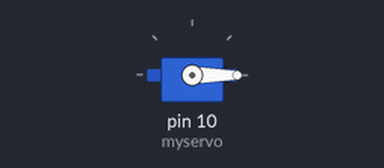
The sketch below on a simulated Arduino Uno, built with avr-gcc and run on an emulated ATmega328P. Parts: servo.

Above: at 0.05 s.
At 2.05 s:
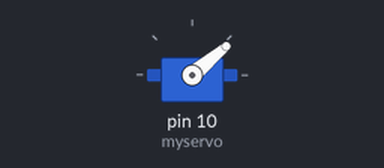
At 4.05 s:
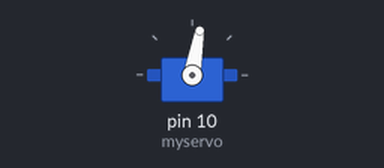
At 8.05 s:
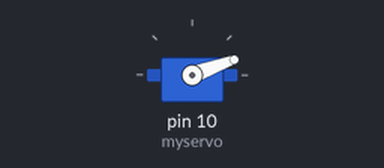
Timing chart, 0 to 11.7 s (numbered marks = the images above):
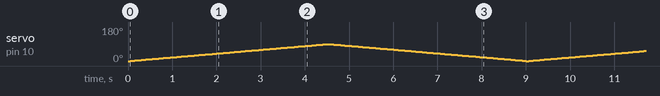

The sketch:

servo_01.ino
```cpp
#include <Servo.h>
Servo myservo;  //创建一个舵机控制对象
                          // 使用Servo类最多可以控制8个舵机
int pos = 0;    // 该变量用与存储舵机角度位置
/*~~~~~~~~~~~~~~~~~~~~~~~~~~华丽的分割线~~~~~~~~~~~~~~~~~~~~~~~~~~ */
void setup()
{
  myservo.attach(10);  // 该舵机由arduino第九脚控制

}
/*~~~~~~~~~~~~~~~~~~~~~~~~~~华丽的分割线 ~~~~~~~~~~~~~~~~~~~~~~~~~~ */
void loop()
{
  for(pos = 0; pos < 90; pos += 1)  // 从0度到180度运动
  {                                                     // 每次步进一度
    myservo.write(pos);        // 指定舵机转向的角度
    delay(50);                       // 等待15ms让舵机到达指定位置
  }
  for(pos = 90; pos>=1; pos-=1)   //从180度到0度运动
  {
    myservo.write(pos);         // 指定舵机转向的角度
    delay(50);                        // 等待15ms让舵机到达指定位置
  }
}
```
